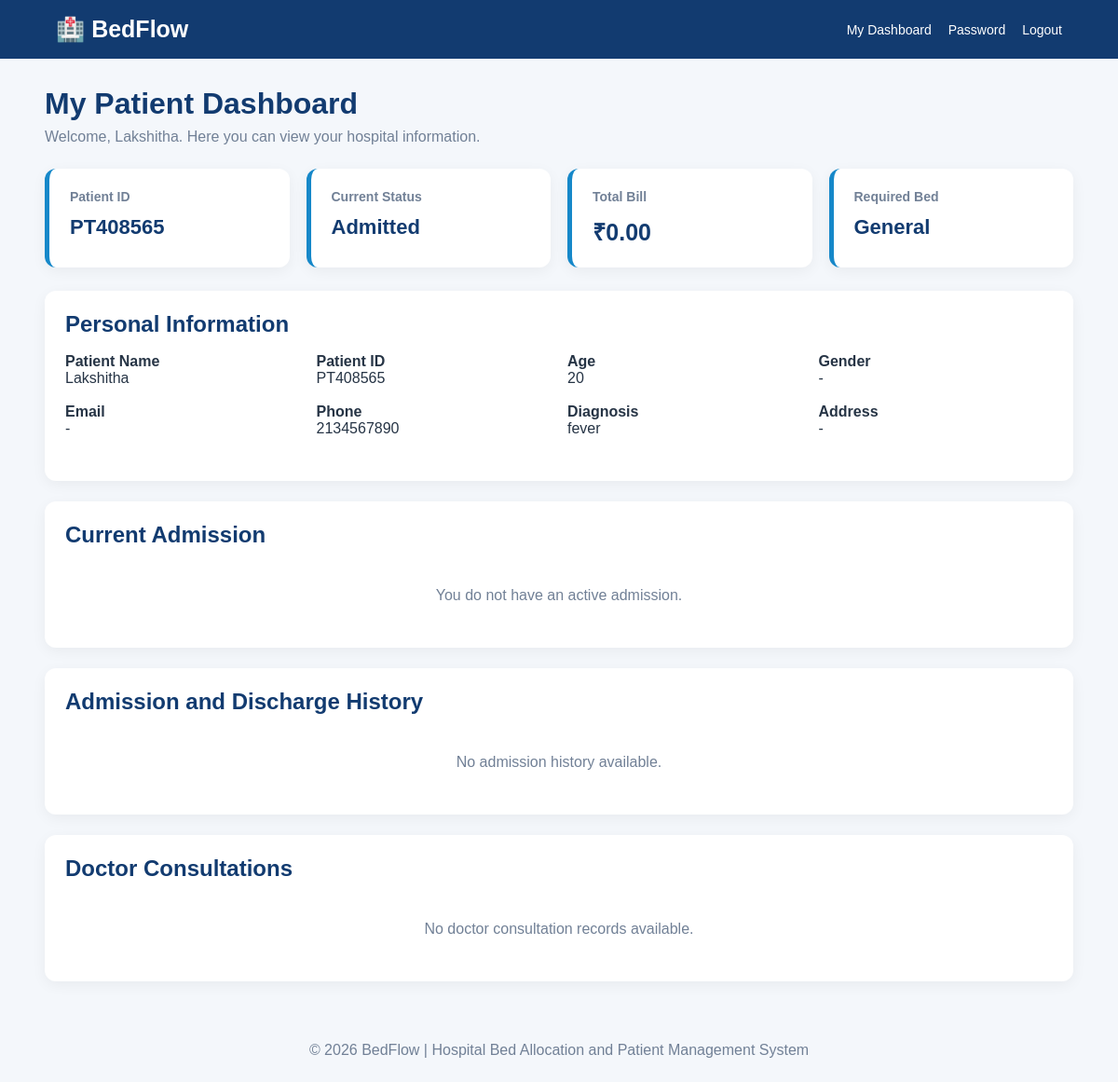
The app's page /patient/dashboard (signed in) with its own data.
### tables this page shows
CREATE TABLE patients(
            id INTEGER PRIMARY KEY,
            name TEXT NOT NULL,
            age INTEGER NOT NULL,
            phone TEXT,
            diagnosis TEXT NOT NULL,
            required_bed_type TEXT NOT NULL,
            ward_id INTEGER,
            bed_id INTEGER,
            admission_date TEXT NOT NULL,
            discharge_date TEXT,
            status TEXT NOT NULL DEFAULT 'Waiting',
            total_bill REAL DEFAULT 0, login_id TEXT, password_hash TEXT, email TEXT, gender TEXT, address TEXT, created_at TEXT,
            FOREIGN KEY(ward_id) REFERENCES wards(id),
            FOREIGN KEY(bed_id) REFERENCES beds(id)
        );

### app.py (the view)
@app.route("/patient")
@app.route("/patient/dashboard")
@login_required("patient")
def patient_dashboard():
    conn = get_db()
    patient = conn.execute("""
        SELECT
            p.*,
            w.name AS ward_name,
            b.bed_number
        FROM patients p
        LEFT JOIN wards w ON p.ward_id = w.id
        LEFT JOIN beds b ON p.bed_id = b.id
        WHERE p.id = ?
    """, (session["user_id"],)).fetchone()
    if not patient:
        conn.close()
        session.clear()
        flash("Patient account not found.", "danger")
        return redirect(url_for("login", role="patient"))
    admissions = conn.execute("""
        SELECT *
        FROM admissions
        WHERE patient_id = ?
        ORDER BY id DESC
    """, (session["user_id"],)).fetchall()
    consultations = conn.execute("""
        SELECT *
        FROM doctor_consultations
        WHERE patient_id = ?
        ORDER BY consultation_date DESC
    """, (session["user_id"],)).fetchall()
    waiting = conn.execute("""
        SELECT *
        FROM waiting_list
        WHERE patient_id = ?
        ORDER BY requested_at ASC
        LIMIT 1
    """, (session["user_id"],)).fetchone()
    total_bill = sum(
        admission["bill_amount"] or 0
        for admission in admissions
    )
    current_admission = conn.execute("""
        SELECT *
        FROM admissions
        WHERE patient_id = ?
        AND LOWER(status) = 'admitted'
        ORDER BY id DESC
        LIMIT 1
    """, (session["user_id"],)).fetchone()
    conn.close()
    return render_template(
        "patient_dashboard.html",
        patient=patient,
        admissions=admissions,
        consultations=consultations,
        waiting=waiting,
        total_bill=total_bill,
        current_admission=current_admission
    )

### app.py (called while the page is built, shortened)
def get_db():
    conn = sqlite3.connect(DATABASE)
    conn.row_factory = sqlite3.Row
    conn.execute("PRAGMA foreign_keys = ON")
    return conn

def login_required(role=None):
    def decorator(function):
        @wraps(function)
        def wrapper(*args, **kwargs):
            if not session.get("user_id"):
                flash("Please log in first.", "warning")
                return redirect(
                    url_for("login", role=role or "patient")
                )
            return function(*args, **kwargs)
        return wrapper
    return decorator

### templates/patient_dashboard.html (shortened to what this page needs)
{% extends "base.html" %}
{% block content %}
<div class="page-heading">
    <h1>My Patient Dashboard</h1>
    <p>Welcome, {{ patient.name }}. Here you can view your hospital information.</p>
</div>
<div class="grid">
    <div class="stat-card">
        <h3>Patient ID</h3>
        <div class="number" style="font-size:22px;">
            {{ patient.login_id }}
        </div>
    </div>
    <div class="stat-card">
        <h3>Current Status</h3>
        <div class="number" style="font-size:22px;">
            {{ patient.status }}
        </div>
    </div>
    <div class="stat-card">
        <h3>Total Bill</h3>
        <div class="number" style="font-size:25px;">
            ₹{{ "%.2f"|format(total_bill) }}
        </div>
    </div>
    <div class="stat-card">
        <h3>Required Bed</h3>
        <div class="number" style="font-size:22px;">
            {{ patient.required_bed_type }}
        </div>
    </div>
</div>
<div class="card">
    <h2>Personal Information</h2>
    <div class="grid">
        <div>
            <strong>Patient Name</strong>
            <p>{{ patient.name }}</p>
        </div>
        <div>
            <strong>Patient ID</strong>
            <p>{{ patient.login_id }}</p>
        </div>
        <div>
            <strong>Age</strong>
            <p>{{ patient.age }}</p>
        </div>
        <div>
            <strong>Gender</strong>
            <p>{{ patient.gender or '-' }}</p>
        </div>
        <div>
            <strong>Email</strong>
            <p>{{ patient.email or '-' }}</p>
        </div>
        <div>
            <strong>Phone</strong>
            <p>{{ patient.phone or '-' }}</p>
        </div>
        <div>
            <strong>Diagnosis</strong>
            <p>{{ patient.diagnosis }}</p>
        </div>
        <div>
            <strong>Address</strong>
            <p>{{ patient.address or '-' }}</p>
        </div>
    </div>
</div>
<div class="card">
    <h2>Current Admission</h2>
    {% if current_admission %}
        <div class="grid">
            <div>
                <strong>Admission Date & Time</strong>
                <p>{{ current_admission.admission_date }}</p>
            </div>
            <div>
                <strong>Ward</strong>
                <p>{{ current_admission.ward_name }}</p>
            </div>
            <div>
                <strong>Bed Number</strong>
                <p>{{ current_admission.bed_number }}</p>
            </div>
            <div>
                <strong>Bed Type</strong>
                <p>{{ current_admission.bed_type }}</p>
            </div>
            <div>
                <strong>Daily Rate</strong>
                <p>₹{{ current_admission.rate_per_day }}</p>
            </div>
            <div>
                <strong>Admission Status</strong>
                <p>
                    <span class="badge badge-success">
                        {{ current_admission.status }}
                    </span>
                </p>
            </div>
        </div>
    {% else %}
        <div class="empty-state">
            You do not have an active admission.
        </div>
    {% endif %}
</div>
<div class="card">
    <h2>Admission and Discharge History</h2>
    {% if admissions %}
        <div class="table-wrapper">
            <table>
                <thead>
                    <tr>
                        <th>Admission ID</th>
                        <th>Ward</th>
                        <th>Bed Number</th>
                        <th>Bed Type</th>
                        <th>Admitted At</th>
                        <th>Discharged At</th>
                        <th>Daily Rate</th>
                        <th>Bill</th>
                        <th>Status</th>
                    </tr>
                </thead>
                <tbody>
                    {% for admission in admissions %}
                    <tr>
                        <td>{{ admission.id }}</td>
                        <td>{{ admission.ward_name }}</td>
                        <td>{{ admission.bed_number }}</td>
                        <td>{{ admission.bed_type }}</td>
                        <td>{{ admission.admission_date }}</td>
                        <td>{{ admission.discharge_date or 'Not discharged' }}</td>
                        <td>₹{{ admission.rate_per_day }}</td>
                        <td>₹{{ admission.bill_amount or 0 }}</td>
                        <td>
                            <span class="badge
                                {% if admission.status == 'Admitted' %}
                                    badge-success
                                {% else %}
                                    badge-warning
                                {% endif %}">
                                {{ admission.status }}
                            </span>
                        </td>
                    </tr>
                    {% endfor %}
                </tbody>
            </table>
        </div>
    {% else %}
        <div class="empty-state">
            No admission history available.
        </div>
    {% endif %}
</div>
<div class="card">
    <h2>Doctor Consultations</h2>
    {% if consultations %}
        <div class="table-wrapper">
            <table>
                <thead>
                    <tr>
                        <th>Doctor Name</th>
                        <th>Department</th>
                        <th>Consultation Date & Time</th>
                        <th>Notes</th>
                        <th>Consultation Fee</th>
                    </tr>
                </thead>
                <tbody>
                    {% for consultation in consultations %}
                    <tr>
                        <td>{{ consultation.doctor_name }}</td>
                        <td>{{ consultation.department or '-' }}</td>
                        <td>{{ consultation.consultation_date }}</td>
                        <td>{{ consultation.notes or '-' }}</td>
                        <td>₹{{ consultation.consultation_fee or 0 }}</td>
                    </tr>
                    {% endfor %}
                </tbody>
            </table>
        </div>
    {% else %}
        <div class="empty-state">
            No doctor consultation records available.
        </div>
    {% endif %}
</div>
{% endblock %}

### templates/base.html (shortened to what this page needs)
<!DOCTYPE html>
<html lang="en">
<head>
</head>
<body>
<nav class="navbar">
    <a href="{{ url_for('index') }}" class="brand">
        🏥 BedFlow
    </a>
    <div class="nav-links">
        {% if session.get('role') == 'admin' %}
            <a href="{{ url_for('admin_dashboard') }}">Dashboard</a>
            <a href="{{ url_for('patients') }}">Patients</a>
            <a href="{{ url_for('beds') }}">Beds & Wards</a>
            <a href="{{ url_for('admit') }}">Admission</a>
            <a href="{{ url_for('waiting_list') }}">Waiting List</a>
            <a href="{{ url_for('add_consultation') }}">Consultations</a>
            <a href="{{ url_for('change_password') }}">Password</a>
            <a href="{{ url_for('logout') }}">Logout</a>
        {% elif session.get('role') == 'patient' %}
            <a href="{{ url_for('patient_dashboard') }}">My Dashboard</a>
            <a href="{{ url_for('patient_change_password') }}">Password</a>
            <a href="{{ url_for('logout') }}">Logout</a>
        {% else %}
            <a href="{{ url_for('login', role='patient') }}">Patient Login</a>
            <a href="{{ url_for('login', role='admin') }}">Admin Login</a>
            <a href="{{ url_for('register', role='patient') }}">Register</a>
        {% endif %}
    </div>
</nav>
<main class="container">
    {% block content %}{% endblock %}
</main>
<footer class="footer">
    © 2026 BedFlow | Hospital Bed Allocation and Patient Management System
</footer>
</body>
</html>

### templates/base.html (style rules this page uses)
* { box-sizing: border-box; margin: 0; padding: 0; }
body { font-family: Arial, sans-serif; background: #f4f7fb; color: #263445; }
.navbar { background: #123b70; color: white; padding: 17px 5%; display: flex; justify-content: space-between; align-items: center; flex-wrap: wrap; gap: 15px; }
.brand { font-size: 25px; font-weight: bold; color: white; text-decoration: none; }
.nav-links { display: flex; flex-wrap: wrap; gap: 18px; align-items: center; }
.nav-links a { color: white; text-decoration: none; font-size: 14px; }
.container { width: 92%; max-width: 1400px; margin: 30px auto; }
.page-heading { margin-bottom: 25px; }
.page-heading h1 { color: #123b70; margin-bottom: 8px; }
.page-heading p { color: #718096; }
.card { background: white; border-radius: 12px; padding: 22px; box-shadow: 0 4px 15px rgba(0,0,0,0.05); margin-bottom: 22px; }
.card h2, .card h3 { color: #123b70; margin-bottom: 17px; }
.grid { display: grid; grid-template-columns: repeat(auto-fit, minmax(210px, 1fr)); gap: 18px; margin-bottom: 25px; }
.stat-card { background: white; border-radius: 12px; padding: 22px; box-shadow: 0 4px 15px rgba(0,0,0,0.05); border-left: 5px solid #1688c9; }
.stat-card h3 { font-size: 14px; color: #718096; margin-bottom: 12px; }
.stat-card .number { font-size: 30px; font-weight: bold; color: #123b70; }
.footer { text-align: center; padding: 25px; color: #718096; margin-top: 40px; }
.empty-state { text-align: center; padding: 25px; color: #718096; }

### records on screen
patients: name "Lakshitha", login_id "PT408565", status "Admitted", required_bed_type "General", age "20", phone "2134567890", diagnosis "fever"

### other values on screen
{{ "%.2f"|format(total_bill) }} "0.00"
{{ patient.gender or '-' }} "-"
{{ patient.email or '-' }} "-"
{{ patient.address or '-' }} "-"
